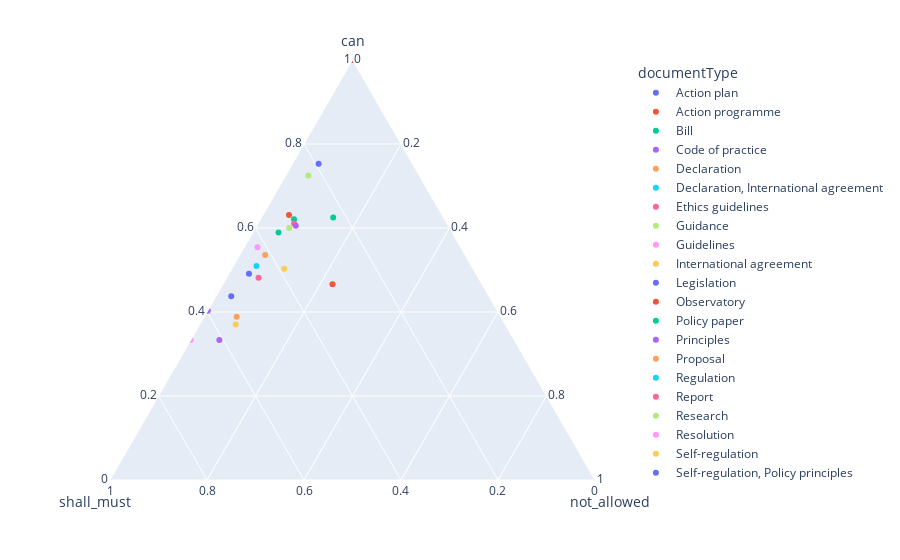

The code cell stored with this chart in its notebook:
### Code cell
fig = px.scatter_ternary(dr_mod, a='can',b='shall_must', c='not_allowed', color='documentType')
fig.show()

### Figure 1 — Plotly figure (JSON) as saved in the notebook; plotly's stock layout.template omitted (floating-point values rounded to 4 significant figures)
{"data": [{"a": [183], "b": [47], "c": [13], "hovertemplate": "documentType=Action plan<br>can=%{a}<br>shall_must=%{b}<br>not_allowed=%{c}<extra></extra>", "legendgroup": "Action plan", "marker": {"color": "#636efa", "symbol": "circle"}, "mode": "markers", "name": "Action plan", "showlegend": true, "subplot": "ternary", "type": "scatterternary"}, {"a": [124], "b": [82], "c": [60], "hovertemplate": "documentType=Action programme<br>can=%{a}<br>shall_must=%{b}<br>not_allowed=%{c}<extra></extra>", "legendgroup": "Action programme", "marker": {"color": "#EF553B", "symbol": "circle"}, "mode": "markers", "name": "Action programme", "showlegend": true, "subplot": "ternary", "type": "scatterternary"}, {"a": [18], "b": [9], "c": [2], "hovertemplate": "documentType=Bill<br>can=%{a}<br>shall_must=%{b}<br>not_allowed=%{c}<extra></extra>", "legendgroup": "Bill", "marker": {"color": "#00cc96", "symbol": "circle"}, "mode": "markers", "name": "Bill", "showlegend": true, "subplot": "ternary", "type": "scatterternary"}, {"a": [34], "b": [62], "c": [6], "hovertemplate": "documentType=Code of practice<br>can=%{a}<br>shall_must=%{b}<br>not_allowed=%{c}<extra></extra>", "legendgroup": "Code of practice", "marker": {"color": "#ab63fa", "symbol": "circle"}, "mode": "markers", "name": "Code of practice", "showlegend": true, "subplot": "ternary", "type": "scatterternary"}, {"a": [35], "b": [49], "c": [6], "hovertemplate": "documentType=Declaration<br>can=%{a}<br>shall_must=%{b}<br>not_allowed=%{c}<extra></extra>", "legendgroup": "Declaration", "marker": {"color": "#FFA15A", "symbol": "circle"}, "mode": "markers", "name": "Declaration", "showlegend": true, "subplot": "ternary", "type": "scatterternary"}, {"a": [1], "b": [0], "c": [0], "hovertemplate": "documentType=Declaration, International agreement<br>can=%{a}<br>shall_must=%{b}<br>not_allowed=%{c}<extra></extra>", "legendgroup": "Declaration, International agreement", "marker": {"color": "#19d3f3", "symbol": "circle"}, "mode": "markers", "name": "Declaration, International agreement", "showlegend": true, "subplot": "ternary", "type": "scatterternary"}, {"a": [441], "b": [415], "c": [60], "hovertemplate": "documentType=Ethics guidelines<br>can=%{a}<br>shall_must=%{b}<br>not_allowed=%{c}<extra></extra>", "legendgroup": "Ethics guidelines", "marker": {"color": "#FF6692", "symbol": "circle"}, "mode": "markers", "name": "Ethics guidelines", "showlegend": true, "subplot": "ternary", "type": "scatterternary"}, {"a": [492], "b": [271], "c": [57], "hovertemplate": "documentType=Guidance<br>can=%{a}<br>shall_must=%{b}<br>not_allowed=%{c}<extra></extra>", "legendgroup": "Guidance", "marker": {"color": "#B6E880", "symbol": "circle"}, "mode": "markers", "name": "Guidance", "showlegend": true, "subplot": "ternary", "type": "scatterternary"}, {"a": [82], "b": [62], "c": [4], "hovertemplate": "documentType=Guidelines<br>can=%{a}<br>shall_must=%{b}<br>not_allowed=%{c}<extra></extra>", "legendgroup": "Guidelines", "marker": {"color": "#FF97FF", "symbol": "circle"}, "mode": "markers", "name": "Guidelines", "showlegend": true, "subplot": "ternary", "type": "scatterternary"}, {"a": [10], "b": [15], "c": [2], "hovertemplate": "documentType=International agreement<br>can=%{a}<br>shall_must=%{b}<br>not_allowed=%{c}<extra></extra>", "legendgroup": "International agreement", "marker": {"color": "#FECB52", "symbol": "circle"}, "mode": "markers", "name": "International agreement", "showlegend": true, "subplot": "ternary", "type": "scatterternary"}, {"a": [84], "b": [80], "c": [7], "hovertemplate": "documentType=Legislation<br>can=%{a}<br>shall_must=%{b}<br>not_allowed=%{c}<extra></extra>", "legendgroup": "Legislation", "marker": {"color": "#636efa", "symbol": "circle"}, "mode": "markers", "name": "Legislation", "showlegend": true, "subplot": "ternary", "type": "scatterternary"}, {"a": [2], "b": [0], "c": [0], "hovertemplate": "documentType=Observatory<br>can=%{a}<br>shall_must=%{b}<br>not_allowed=%{c}<extra></extra>", "legendgroup": "Observatory", "marker": {"color": "#EF553B", "symbol": "circle"}, "mode": "markers", "name": "Observatory", "showlegend": true, "subplot": "ternary", "type": "scatterternary"}, {"a": [56], "b": [34], "c": [5], "hovertemplate": "documentType=Policy paper<br>can=%{a}<br>shall_must=%{b}<br>not_allowed=%{c}<extra></extra>", "legendgroup": "Policy paper", "marker": {"color": "#00cc96", "symbol": "circle"}, "mode": "markers", "name": "Policy paper", "showlegend": true, "subplot": "ternary", "type": "scatterternary"}, {"a": [25], "b": [37], "c": [0], "hovertemplate": "documentType=Principles<br>can=%{a}<br>shall_must=%{b}<br>not_allowed=%{c}<extra></extra>", "legendgroup": "Principles", "marker": {"color": "#ab63fa", "symbol": "circle"}, "mode": "markers", "name": "Principles", "showlegend": true, "subplot": "ternary", "type": "scatterternary"}, {"a": [165], "b": [127], "c": [16], "hovertemplate": "documentType=Proposal<br>can=%{a}<br>shall_must=%{b}<br>not_allowed=%{c}<extra></extra>", "legendgroup": "Proposal", "marker": {"color": "#FFA15A", "symbol": "circle"}, "mode": "markers", "name": "Proposal", "showlegend": true, "subplot": "ternary", "type": "scatterternary"}, {"a": [789], "b": [686], "c": [73], "hovertemplate": "documentType=Regulation<br>can=%{a}<br>shall_must=%{b}<br>not_allowed=%{c}<extra></extra>", "legendgroup": "Regulation", "marker": {"color": "#19d3f3", "symbol": "circle"}, "mode": "markers", "name": "Regulation", "showlegend": true, "subplot": "ternary", "type": "scatterternary"}, {"a": [2562], "b": [1321], "c": [311], "hovertemplate": "documentType=Report<br>can=%{a}<br>shall_must=%{b}<br>not_allowed=%{c}<extra></extra>", "legendgroup": "Report", "marker": {"color": "#FF6692", "symbol": "circle"}, "mode": "markers", "name": "Report", "showlegend": true, "subplot": "ternary", "type": "scatterternary"}, {"a": [327], "b": [103], "c": [21], "hovertemplate": "documentType=Research<br>can=%{a}<br>shall_must=%{b}<br>not_allowed=%{c}<extra></extra>", "legendgroup": "Research", "marker": {"color": "#B6E880", "symbol": "circle"}, "mode": "markers", "name": "Research", "showlegend": true, "subplot": "ternary", "type": "scatterternary"}, {"a": [3], "b": [6], "c": [0], "hovertemplate": "documentType=Resolution<br>can=%{a}<br>shall_must=%{b}<br>not_allowed=%{c}<extra></extra>", "legendgroup": "Resolution", "marker": {"color": "#FF97FF", "symbol": "circle"}, "mode": "markers", "name": "Resolution", "showlegend": true, "subplot": "ternary", "type": "scatterternary"}, {"a": [425], "b": [329], "c": [91], "hovertemplate": "documentType=Self-regulation<br>can=%{a}<br>shall_must=%{b}<br>not_allowed=%{c}<extra></extra>", "legendgroup": "Self-regulation", "marker": {"color": "#FECB52", "symbol": "circle"}, "mode": "markers", "name": "Self-regulation", "showlegend": true, "subplot": "ternary", "type": "scatterternary"}, {"a": [28], "b": [34], "c": [2], "hovertemplate": "documentType=Self-regulation, Policy principles<br>can=%{a}<br>shall_must=%{b}<br>not_allowed=%{c}<extra></extra>", "legendgroup": "Self-regulation, Policy principles", "marker": {"color": "#636efa", "symbol": "circle"}, "mode": "markers", "name": "Self-regulation, Policy principles", "showlegend": true, "subplot": "ternary", "type": "scatterternary"}, {"a": [2013], "b": [1006], "c": [171], "hovertemplate": "documentType=Strategy<br>can=%{a}<br>shall_must=%{b}<br>not_allowed=%{c}<extra></extra>", "legendgroup": "Strategy", "marker": {"color": "#EF553B", "symbol": "circle"}, "mode": "markers", "name": "Strategy", "showlegend": true, "subplot": "ternary", "type": "scatterternary"}, {"a": [55], "b": [20], "c": [13], "hovertemplate": "documentType=Strategy, Report<br>can=%{a}<br>shall_must=%{b}<br>not_allowed=%{c}<extra></extra>", "legendgroup": "Strategy, Report", "marker": {"color": "#00cc96", "symbol": "circle"}, "mode": "markers", "name": "Strategy, Report", "showlegend": true, "subplot": "ternary", "type": "scatterternary"}, {"a": [737], "b": [383], "c": [98], "hovertemplate": "documentType=White paper<br>can=%{a}<br>shall_must=%{b}<br>not_allowed=%{c}<extra></extra>", "legendgroup": "White paper", "marker": {"color": "#ab63fa", "symbol": "circle"}, "mode": "markers", "name": "White paper", "showlegend": true, "subplot": "ternary", "type": "scatterternary"}], "layout": {"legend": {"title": {"text": "documentType"}, "tracegroupgap": 0}, "margin": {"t": 60}, "ternary": {"aaxis": {"title": {"text": "can"}}, "baxis": {"title": {"text": "shall_must"}}, "caxis": {"title": {"text": "not_allowed"}}, "domain": {"x": [0, 1], "y": [0, 1]}}}}
